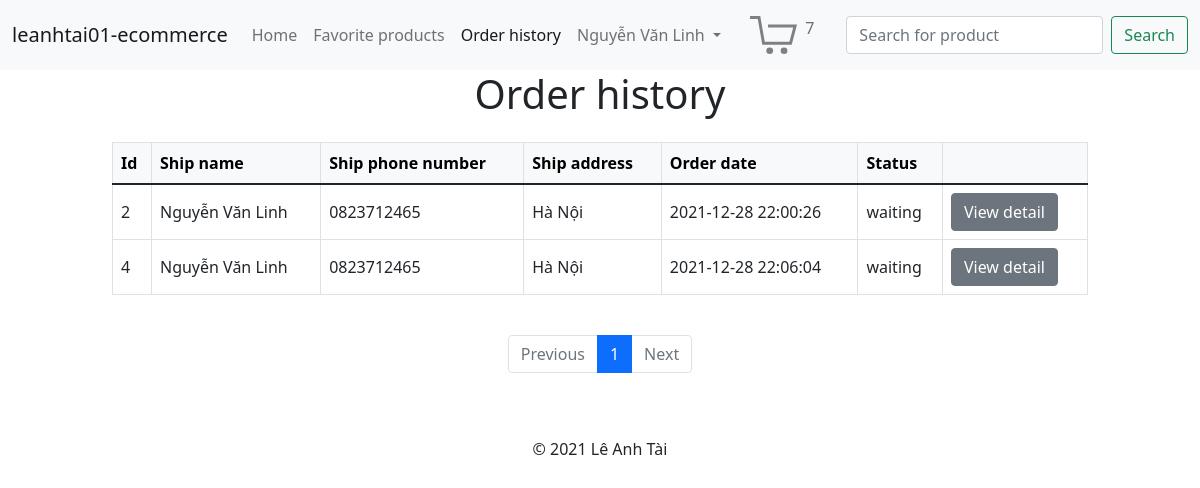
The app's page /order/order_history.php?account_id=3 (signed in) with its own data.
### tables this page shows
CREATE TABLE orders (
  id INT NOT NULL AUTO_INCREMENT,
  account_id INT NOT NULL,
  order_date DATETIME DEFAULT CURRENT_TIMESTAMP,
  ship_name VARCHAR(100),
  ship_phone_number VARCHAR(20),
  ship_address VARCHAR(255),
  status ENUM('waiting', 'canceled', 'processing', 'shipping', 'completed') NOT NULL,
  CONSTRAINT pk_orders PRIMARY KEY (id)
);

### db_access/order.php (called while the page is built, shortened)
<?php
require_once(dirname(__DIR__) . "/conf/db.conf.php");
function get_number_of_orders_by_account($account_id)
{
  global $pdo;
  $sql = "SELECT COUNT(*) FROM orders WHERE account_id = :account_id;";
  $stmt = $pdo->prepare($sql);
  $stmt->execute(["account_id" => $account_id]);
  return $stmt->fetchColumn();
}
function get_orders_by_account_id_limit($account_id, $offset, $number_of_order)
{
  global $pdo;
  $sql = "SELECT "
    . "id,"
    . "ship_name,"
    . "ship_phone_number,"
    . "ship_address,"
    . "order_date,"
    . "status "
    . "FROM orders "
    . "WHERE account_id = :account_id "
    . "LIMIT $offset, $number_of_order;";
  $stmt = $pdo->prepare($sql);
  $stmt->execute(["account_id" => $account_id]);
  return $stmt->fetchAll(PDO::FETCH_ASSOC);
}

### conf/init.conf.php (called while the page is built, shortened)
<?php
$host_url = getenv("HOST_URL");

### web/order/order_history.php (the view, shortened to what this page needs)
<?php
require_once(dirname(dirname(__DIR__)) . "/conf/init.conf.php");
require_once(dirname(dirname(__DIR__)) . "/db_access/order.php");
$account_id = $_GET["account_id"];
$records_per_page = 5;
$number_of_orders = get_number_of_orders_by_account($account_id);
$number_of_pages = ceil($number_of_orders / $records_per_page);
$current_page = 1;
$start_offset = ($current_page - 1) * $records_per_page;
$orders = get_orders_by_account_id_limit(
  $account_id,
  $start_offset,
  $records_per_page
);
?>
<?php include_once(dirname(dirname(__DIR__)) . "/template/header.php") ?>
<h1 class="text-center">Order history</h1>
<div class="container-fluid">
  <div class="row mt-4">
    <div class="col-md-1"></div>
    <div class="col-md-10">
      <table class="table table-bordered align-middle">
        <thead class="table-light">
          <tr>
            <th>Id</th>
            <th>Ship name</th>
            <th>Ship phone number</th>
            <th>Ship address</th>
            <th>Order date</th>
            <th>Status</th>
            <th></th>
          </tr>
        </thead>
        <tbody>
          <?php foreach ($orders as $order) : ?>
            <tr>
              <td><?php echo $order["id"]; ?></td>
              <td><?php echo $order["ship_name"]; ?></td>
              <td><?php echo $order["ship_phone_number"]; ?></td>
              <td><?php echo $order["ship_address"]; ?></td>
              <td><?php echo $order["order_date"]; ?></td>
              <td><?php echo $order["status"]; ?></td>
              <td><a class="btn btn-secondary" href="<?php echo $host_url . "/order/order_detail_history.php?order_id=" . $order["id"] ?>">View detail</a></td>
            </tr>
          <?php endforeach; ?>
        </tbody>
      </table>
    </div>
    <div class="col-md-1"></div>
  </div>
  <div class="row">
    <div class="col-md-1"></div>
    <div class="col-md-10 d-flex justify-content-center mt-4">
      <nav aria-label="...">
        <ul class="pagination">
          <li class="page-item <?php echo $current_page <= 1 ? "disabled" : "" ?>">
            <a class="page-link" href="<?php echo $current_page <= 1 ? "#" : $host_url . "/order/order_detail_history.php?page=" . $current_page - 1 ?>" tabindex="-1" aria-disabled="true">Previous</a>
          </li>
          <?php for ($i = 1; $i <= $number_of_pages; ++$i) : ?>
            <li class="page-item <?php echo $current_page == $i ? "active" : "" ?>">
              <a class="page-link" href="<?php echo $host_url; ?>/order/order_detail_history.php?page=<?php echo $i; ?>">
                <?php echo $i; ?>
              </a>
            </li>
          <?php endfor; ?>
          <li class="page-item <?php echo $current_page >= $number_of_pages ? "disabled" : "" ?>">
            <a class="page-link" href="<?php echo $current_page >= $number_of_pages ? "#" : $host_url . "/order/order_detail_history.php?page=" . $current_page + 1 ?>">Next</a>
          </li>
        </ul>
      </nav>
    </div>
    <div class="col-md-1"></div>
  </div>
</div>
<?php include_once(dirname(dirname(__DIR__)) . "/template/footer.php") ?>

### records on screen
orders: id "2", ship_name "Nguyễn Văn Linh", ship_phone_number "0823712465", ship_address "Hà Nội", order_date "2021-12-28 22:00:26", status "waiting"
orders: id "4", ship_name "Nguyễn Văn Linh", ship_phone_number "0823712465", ship_address "Hà Nội", order_date "2021-12-28 22:06:04", status "waiting"

### other values on screen
$_SESSION["account_info"]["fullname"] "Nguyễn Văn Linh"
$_SESSION["number_of_product_in_cart"] "7"
